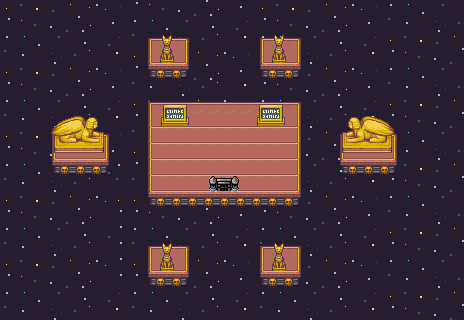

A level layout from a 2D game, rendered from its tile map. Below: a short description, then the map file with tile-grid data replaced by summaries:
An orthogonal 29x20 tile map with 16x16 px tiles, 5 tile layers (Collision, Stars, BackGround, Clutter, ...), 5 tilesets and 3 objects.

<map version="1.10" tiledversion="1.11.2" orientation="orthogonal" renderorder="right-down" width="29" height="20" tilewidth="16" tileheight="16" infinite="0" nextlayerid="31" nextobjectid="208">
 <editorsettings>
  <export format="tmx" />
 </editorsettings>
 <tileset firstgid="1" source="../../../../common/maps/tileset/main.tsx" />
 <tileset firstgid="10113" source="../../../../common/maps/tileset/buildings.tsx" />
 <tileset firstgid="11905" source="../../../../common/maps/tileset/FarmFood.tsx" />
 <tileset firstgid="16001" source="../../../../common/maps/tileset/dungeon.tsx" />
 <tileset firstgid="20481" source="../../../../common/maps/tileset/dungeon/dungeon_bis.tsx" />
 <layer id="30" name="Collision" width="29" height="20">
  <data>[580 cells, 40 non-empty, 1 distinct tile ids]</data>
 </layer>
 <layer id="28" name="Stars" width="29" height="20">
  <data>[580 cells, 580 non-empty, 32 distinct tile ids]</data>
 </layer>
 <layer id="26" name="BackGround" width="29" height="20">
  <data>[580 cells, 60 non-empty, 9 distinct tile ids]</data>
 </layer>
 <layer id="27" name="Clutter" width="29" height="20">
  <data>[580 cells, 111 non-empty, 36 distinct tile ids]</data>
 </layer>
 <layer id="29" name="Teleport" width="29" height="20">
  <properties>
   <property name="spriteLayer" type="bool" value="true" />
  </properties>
  <data>[580 cells, 18 non-empty, 7 distinct tile ids]</data>
 </layer>
 <objectgroup id="12" name="Objects" opacity="0.9" offsetx="3.15789" offsety="7.89474">
  <object id="203" template="../../../../common/maps/obj/entry_up.tx" x="200.292" y="179.605" width="42.1" height="16">
   <properties>
    <property name="teleport" value="" />
   </properties>
  </object>
  <object id="204" template="../../../../common/maps/obj/enemy.tx" x="208.842" y="118.105">
   <properties>
    <property name="effect">{ "startBattleWithCard": [ "Mask of Riddles", "Riddlekeeper", "Riddleform" ]
}</property>
    <property name="enemy" value="Atemsis" />
    <property name="speedModifier" type="float" value="0" />
    <property name="threatRange" type="int" value="0" />
   </properties>
  </object>
  <object id="207" template="../../../../common/maps/obj/dialog.tx" x="134.842" y="156.833" width="169.5" height="14.5455" visible="1">
   <properties>
    <property name="dialog">[
    {
    "text": "You find yourself on a lone platform in a vast starry void. A sphinx whose wings are covered in glowing eyes sits before you.
'Answer my riddle and be rewarded. Fail it and face my fangs. I will allow you to choose your subject.'",
    "options": [
      {
        "name": "Ancient Lore",
        "text": "'Where did Urza and Mishra find the Mightstone and the Weakstone, beginning the Brothers' War?'",
        "options": [
          {
            "name": "The Ronom Glacier",
            "text": "'Wrong. Now, foolish one, leave this place or I shall devour you.'",
            "options": [{"name": "Oops"}],
            "action": [{"deleteMapObject":-1}]
          },
          {
            "name": "The Llanowar Wastes",
            "text": "'Wrong. Now, foolish one, leave this place or I shall devour you.'",
            "options": [{"name": "Oops"}],
            "action": [{"deleteMapObject":-1}]
          },
          {
            "name": "The Caves of Koilos",
            "text": "'Correct. Take this reward for your cleverness and be on your way, lest you test my patience.'",
            "action": [
              {"deleteMapObject":-1}, 
              {"grantRewards": [
                  { "type": "randomCard", "colors": [ "Blue"], "rarity": ["Rare", "Mythic Rare"], "count": 4 },
                  {"type": "gold", "count": 1000},
                  {"type": "shards", "count": 20}                
                ]
              }
            ],
            "options": [{"name": "(Continue)"}]
          },
          {
            "name": "The Argothian Forest",
            "text": "'Wrong. Now, foolish one, leave this place or I shall devour you.'",
            "options": [{"name": "Oops"}],
            "action": [{"deleteMapObject":-1}]
          }]
},
{
  "name": "Planar Lore",
  "text": "'Which of the following facts about the plane of Mirrodin is NOT true?'",
  "options": [
    {
      "name": "It was always hollow, composed of multiple nested spheres",
      "text": "'Wrong. Now, foolish one, leave this place or I shall devour you.'",
      "options": [{"name": "Oops"}],
      "action": [{"deleteMapObject":-1}]
    },
    {
      "name": "It was originally devoid of life, with inhabitants brought in from other planes",
      "text": "'Wrong. Now, foolish one, leave this place or I shall devour you.'",
      "options": [{"name": "Oops"}],
      "action": [{"deleteMapObject":-1}]
    },
    {
      "name": "It was secretly created to become a new version of Phyrexia",
      "text": "'Correct. Take this reward for your cleverness and be on your way, lest you test my patience.'",
      "action": [
        {"deleteMapObject":-1}, 
        {"grantRewards": [
            { "type": "randomCard", "colors": [ "Blue"], "rarity": ["Rare", "Mythic Rare"], "count": 4 },
            {"type": "gold", "count": 1000},
            {"type": "shards", "count": 20}                
          ]
        }
      ],
      "options": [{"name": "(Continue)"}]
    },
    {
      "name": "It has had three different names across its history",
      "text": "'Wrong. Now, foolish one, leave this place or I shall devour you.'",
      "options": [{"name": "Oops"}],
      "action": [{"deleteMapObject":-1}]
    }]
},
{
  "name": "Knowledge of Planeswalkers",
  "text": "'Which of these planes is the birthplace of the planeswalker Jace Beleren?'",
  "options": [
    {
      "name": "Ravnica",
      "text": "'Wrong. Now, foolish one, leave this place or I shall devour you.'",
      "options": [{"name": "Oops"}],
      "action": [{"deleteMapObject":-1}]
    },
    {
      "name": "Tolvada",
      "text": "'Wrong. Now, foolish one, leave this place or I shall devour you.'",
      "options": [{"name": "Oops"}],
      "action": [{"deleteMapObject":-1}]
    },
    {
      "name": "Vryn",
      "text": "'Correct. Take this reward for your cleverness and be on your way, lest you test my patience.'",
      "action": [
        {"deleteMapObject":-1}, 
        {"grantRewards": [
            { "type": "randomCard", "colors": [ "Blue"], "rarity": ["Rare", "Mythic Rare"], "count": 4 },
            {"type": "gold", "count": 1000},
            {"type": "shards", "count": 20}                
          ]
        }
      ],
      "options": [{"name": "(Continue)"}]
    },
    {
      "name": "Dominaria",
      "text": "'Wrong. Now, foolish one, leave this place or I shall devour you.'",
      "options": [{"name": "Oops"}],
      "action": [{"deleteMapObject":-1}]
    }]
}
    ]
  }
]</property>
   </properties>
  </object>
 </objectgroup>
</map>
